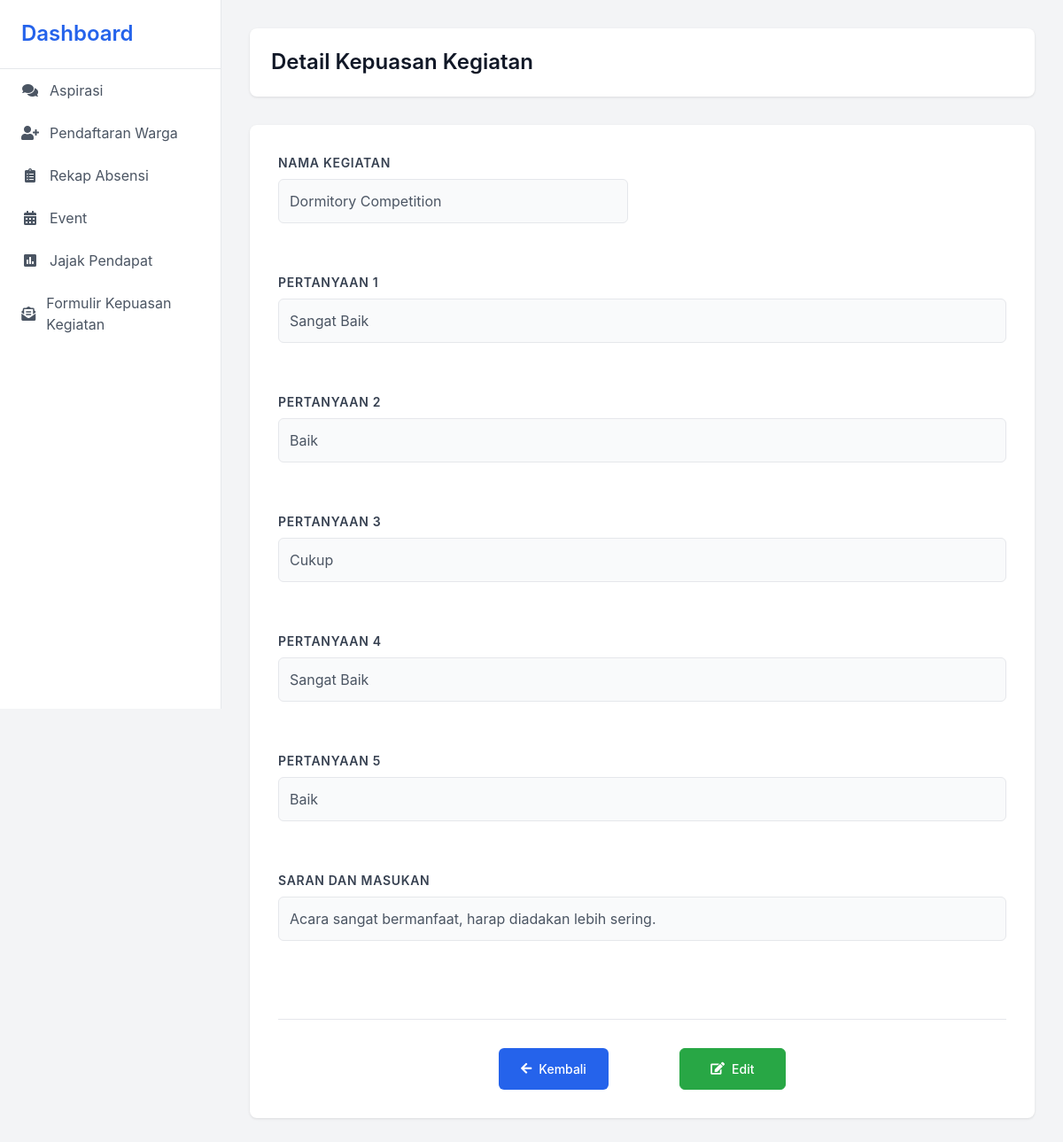
Screenshot of /app/ketua/RekapForm/detail_formulir.php?id=1 with the database file from the repository.
### tables this page shows
CREATE TABLE `formulir_kegiatan` (
  `id_formulir_kegiatan` int(11) NOT NULL,
  `id_kegiatan` int(11) DEFAULT NULL,
  `nim` varchar(12) DEFAULT NULL,
  `pertanyaan1` varchar(255) DEFAULT NULL,
  `pertanyaan2` varchar(255) DEFAULT NULL,
  `pertanyaan3` varchar(255) DEFAULT NULL,
  `pertanyaan4` varchar(255) DEFAULT NULL,
  `pertanyaan5` varchar(255) DEFAULT NULL,
  `saran_masukan` text DEFAULT NULL
);

CREATE TABLE `kegiatan` (
  `nama_kegiatan` varchar(255) DEFAULT NULL,
  `id_kegiatan` int(11) NOT NULL,
  `tanggal_kegiatan` datetime DEFAULT NULL,
  `created_at` timestamp NOT NULL DEFAULT current_timestamp() ON UPDATE current_timestamp(),
  `deskripsi` longtext DEFAULT NULL,
  `foto_pamflet` varchar(255) DEFAULT NULL,
  `tempat` varchar(255) DEFAULT NULL
);

### app/ketua/RekapForm/detail_formulir.php (the view, shortened to what this page needs)
<!DOCTYPE html>
<html lang="en">
<head>
    <link href="https://stackpath.bootstrapcdn.com/bootstrap/4.5.2/css/bootstrap.min.css" rel="stylesheet">
    <link href="https://cdnjs.cloudflare.com/ajax/libs/font-awesome/5.15.4/css/all.min.css" rel="stylesheet">
</head>
<body>
    <div class="sidebar">
        <div class="sidebar-header">
            <h4>Dashboard</h4>
        </div>
        <a href="aspirasi.php" class="nav-item">
            <i class="fas fa-comments"></i>
            Aspirasi
        </a>
        <a href="#" class="nav-item">
            <i class="fas fa-user-plus"></i>
            Pendaftaran Warga
        </a>
        <a href="#" class="nav-item">
            <i class="fas fa-clipboard-list"></i>
            Rekap Absensi
        </a>
        <a href="#" class="nav-item">
            <i class="fas fa-calendar-alt"></i>
            Event
        </a>
        <a href="puas-kegiatan.php" class="nav-item">
            <i class="fas fa-poll"></i>
            Jajak Pendapat
        </a>
        <a href="formulir-kepuasan-kegiatan.php" class="nav-item">
            <i class="fas fa-envelope-open-text"></i>
            Formulir Kepuasan Kegiatan
        </a>
    </div>
    <div class="main-content">
        <?php
        require_once 'config.php';
        $id = $_GET['id'];
        try {
            $query = "
                SELECT
                    f.*,
                    k.nama_kegiatan
                FROM formulir_kegiatan f
                JOIN warga w ON f.nim = w.nim
                JOIN kegiatan k ON f.id_kegiatan = k.id_kegiatan
                WHERE f.id_formulir_kegiatan = ?
            ";
            $stmt = $pdo->prepare($query);
            $stmt->execute([$id]);
            $form = $stmt->fetch(PDO::FETCH_ASSOC);
        ?>
            <div class="page-header">
                <h1 class="page-title">Detail Kepuasan Kegiatan</h1>
            </div>
            <div class="detail-card">
                <div class="detail-content">
                    <div class="detail-group">
                        <div class="detail-label">Nama Kegiatan</div>
                        <div class="detail-value"><?= htmlspecialchars($form['nama_kegiatan']) ?></div>
                    </div>
                    <div class="detail-group detail-full">
                        <div class="detail-label">Pertanyaan 1</div>
                        <div class="detail-value"><?= nl2br(htmlspecialchars($form['pertanyaan1'])) ?></div>
                    </div>
                    <div class="detail-group detail-full">
                        <div class="detail-label">Pertanyaan 2</div>
                        <div class="detail-value"><?= nl2br(htmlspecialchars($form['pertanyaan2'])) ?></div>
                    </div>
                    <div class="detail-group detail-full">
                        <div class="detail-label">Pertanyaan 3</div>
                        <div class="detail-value"><?= nl2br(htmlspecialchars($form['pertanyaan3'])) ?></div>
                    </div>
                    <div class="detail-group detail-full">
                        <div class="detail-label">Pertanyaan 4</div>
                        <div class="detail-value"><?= nl2br(htmlspecialchars($form['pertanyaan4'])) ?></div>
                    </div>
                    <div class="detail-group detail-full">
                        <div class="detail-label">Pertanyaan 5</div>
                        <div class="detail-value"><?= nl2br(htmlspecialchars($form['pertanyaan5'])) ?></div>
                    </div>
                    <div class="detail-group detail-full">
                        <div class="detail-label">Saran dan Masukan</div>
                        <div class="detail-value"><?= nl2br(htmlspecialchars($form['saran_masukan'])) ?></div>
                    </div>
                    <div class="detail-actions">
                        <a href="puas-kegiatan.php" class="btn btn-action btn-back">
                            <i class="fas fa-arrow-left"></i>
                            Kembali
                        </a>
                        <a href="edit_formulir_kegiatan.php?id=<?= $form['id_formulir_kegiatan'] ?>" class="btn btn-action btn-success">
                            <i class="fas fa-edit"></i>
                            Edit
                        </a>
                    </div>
                </div>
            </div>
        <?php
        } catch(PDOException $e) {
            echo '<div class="alert alert-danger">Error: ' . $e->getMessage() . '</div>';
        }
        ?>
    </div>
</body>
</html>

### app/ketua/RekapForm/detail_formulir.php (style rules this page uses)
:root { --primary-color: #2563eb; --sidebar-width: 250px; --header-height: 60px; }
body { font-family: 'Inter', sans-serif; background-color: #f3f4f6; margin: 0; padding: 0; }
.sidebar { height: 100vh; width: var(--sidebar-width); background: white; position: fixed; left: 0; top: 0; border-right: 1px solid #e5e7eb; z-index: 1000; }
.sidebar-header { padding: 1.5rem; border-bottom: 1px solid #e5e7eb; }
.sidebar-header h4 { color: var(--primary-color); font-weight: 600; margin: 0; }
.nav-item { padding: 0.75rem 1.5rem; color: #4b5563; display: flex; align-items: center; text-decoration: none; transition: all 0.3s ease; }
.nav-item i { margin-right: 0.75rem; width: 20px; text-align: center; }
.main-content { margin-left: var(--sidebar-width); padding: 2rem; }
.page-header { background: white; padding: 1.5rem; border-radius: 0.5rem; box-shadow: 0 1px 3px rgba(0, 0, 0, 0.1); margin-bottom: 2rem; }
.page-title { font-size: 1.5rem; color: #111827; font-weight: 600; margin: 0; }
.detail-card { background: white; border-radius: 0.5rem; box-shadow: 0 1px 3px rgba(0, 0, 0, 0.1); padding: 2rem; }
.detail-content { display: grid; grid-template-columns: repeat(2, 1fr); gap: 2rem; }
.detail-group { margin-bottom: 1.5rem; }
.detail-label { font-weight: 600; color: #374151; margin-bottom: 0.5rem; font-size: 0.875rem; text-transform: uppercase; letter-spacing: 0.05em; }
.detail-value { color: #4b5563; font-size: 1rem; line-height: 1.5; padding: 0.75rem; background-color: #f9fafb; border-radius: 0.375rem; border: 1px solid #e5e7eb; }
.detail-full { grid-column: span 2; }
.detail-actions { display: flex; justify-content: center; gap: 5rem; margin-top: 2rem; padding-top: 2rem; border-top: 1px solid #e5e7eb; grid-column: span 2; }
.btn-action { padding: 0.75rem 1.5rem; border-radius: 0.375rem; font-weight: 500; font-size: 0.875rem; display: flex; align-items: center; gap: 0.5rem; min-width: 120px; justify-content: center; }
.btn-back { background-color: var(--primary-color); color: white; }

### rows the page displays
formulir_kegiatan: id_kegiatan.nama_kegiatan "Dormitory Competition", pertanyaan1 "Sangat Baik", pertanyaan2 "Baik", pertanyaan3 "Cukup", pertanyaan4 "Sangat Baik", pertanyaan5 "Baik", saran_masukan "Acara sangat bermanfaat, harap diadakan lebih sering."
